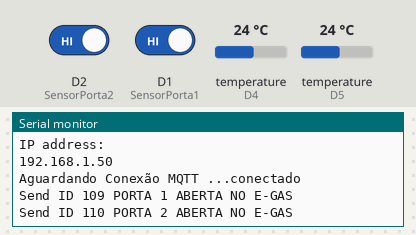
The sketch below on a simulated ESP8266 (NodeMCU). Parts: the last lines printed to the serial monitor. The inputs (shaded band) are chosen by the test bench; at power-on: D2 (SensorPorta2) HIGH, D1 (SensorPorta1) HIGH, temperature (sensors on D4, D5) 24 °C. WiFi joins after 1.5 s; servers stay silent unless stated; no MQTT or app messages arrive unless stated.

Above: at 2.7 s.
2.8 s: D2 (SensorPorta2) driven LOW
At 3.7 s:
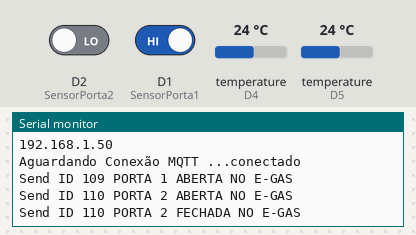
15.2 s: D1 (SensorPorta1) driven LOW
At 15.6 s:
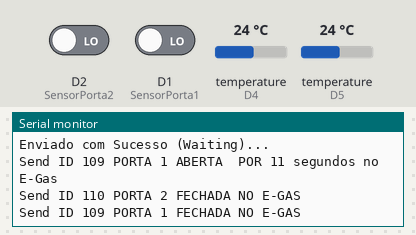

The sketch:

Arduino_v1.1.0_CAMARA_FRIA_3.ino
```cpp
#include <ESP8266WiFi.h>
#include <PubSubClient.h>
#include <OneWire.h>
#include <DallasTemperature.h>

#define ONE_WIRE_BUS_1 D4
#define ONE_WIRE_BUS_2 D5

OneWire oneWire1(ONE_WIRE_BUS_1);
OneWire oneWire2(ONE_WIRE_BUS_2);

DallasTemperature sensors1(&oneWire1);
DallasTemperature sensors2(&oneWire2);

const char* ssid = "SMART_DEVICE";
const char* password = "3012enesens@2018";
const char* mqtt_server = "www.e-gas.net.br";
//const char* mqtt_server = "192.168.15.50";


// Initialise the WiFi and MQTT Client objects
WiFiClient wifiClient_CamaraFria3;
PubSubClient client(wifiClient_CamaraFria3);

int SensorPorta1 = D1;
int SensorPorta2 = D2;

void setup() {
    Serial.begin(115200);
    pinMode (SensorPorta1, INPUT_PULLUP);
    pinMode (SensorPorta2, INPUT_PULLUP);


    // Seta o servidor MQTT
    client.setServer(mqtt_server, 1883);

    wifi_init();

    if (!client.connected())
    {
        reconnect();
    }
}

void loop() {
  {
    sendTemperatura1();
  }

  {
    sendTemperatura2();
  }

  {
    sendOpenClose1(String(digitalRead(SensorPorta1)));
  {

  }
    sendOpenClose2(String(digitalRead(SensorPorta2)));
  }
}
```

functions.ino
```cpp
void wifi_init() {

    delay(10);
    Serial.println();

    Serial.print("Connecting to ");
    Serial.println(ssid);

    WiFi.begin(ssid, password);

    while (WiFi.status() != WL_CONNECTED) {
        delay(500);
        Serial.print(".");
    }

    Serial.println("");
    Serial.println("WiFi connected");
    Serial.println("IP address: ");
    Serial.println(WiFi.localIP());
}

void reconnect() {
    // Loop até reconectar
    while (!client.connected()) {
        Serial.print("Aguardando Conexão MQTT ...");

        if (client.connect("Camara Fria 3")) {
            Serial.println("conectado");
        }
        else {
            Serial.print("Falha, rc=");
            Serial.print(client.state());
            Serial.println(" Tentando Novamente em 5 segundos...");

            delay(5000);
        }
    }
}
```

openCloseDoor1.ino
```cpp
const String OPEN1 = "1";
const String CLOSE1 = "0";
const long INTERVAL_SEND_TIME1 = 10000;

String STATIC1 = "";
long COUNT_TIMER1 = 0;
long DOOR_OPEN_COUNT_TIMER1 = 0;

const char* idTimer1 = "109";

void sendOpenClose1(String value) {
    String result = "";

    if(!(STATIC1 == value)) {

        if(value == CLOSE1) {

            if (!client.connected())
            {
                reconnect();
            }

            client.publish(idTimer1, String("0").c_str(), true);
            Serial.println("Send ID 109 PORTA 1 FECHADA NO E-GAS");

            DOOR_OPEN_COUNT_TIMER1 = millis();
        }
        else {
            if (!client.connected())
            {
                reconnect();
            }

            client.publish(idTimer1, String("100000").c_str(), true);
            Serial.println("Send ID 109 PORTA 1 ABERTA NO E-GAS");
        }
        COUNT_TIMER1 = millis();
    }
    else {

        if((millis() - COUNT_TIMER1) > INTERVAL_SEND_TIME1) {

            if(STATIC1 == OPEN1) {
                String timeOpenedLog = String( (millis() - DOOR_OPEN_COUNT_TIMER1) / 1000);
                Serial.println("Send ID 109 PORTA 1 ABERTA  POR " + timeOpenedLog  + " segundos no E-Gas");
                double timeOpened = (millis() - DOOR_OPEN_COUNT_TIMER1) * 100;

                if (!client.connected())
                {
                    reconnect();
                }
                //if(timeOpened > 0) {
                  client.publish(idTimer1, String(timeOpened).c_str(), true);
                //}
            }
            else {
                DOOR_OPEN_COUNT_TIMER1 = millis();
                if (!client.connected())
                {
                    reconnect();
                }
                client.publish(idTimer1, String("0").c_str(), true);

                Serial.println("Send ID 109 PORTA 1 FECHADA NO E-GAS");
            }
            COUNT_TIMER1 = millis();
        }

    }

    STATIC1 = value;
}
```

openCloseDoor2.ino
```cpp
const String OPEN2 = "1";
const String CLOSE2 = "0";
const long INTERVAL_SEND_TIME2 = 10000;

String STATIC2 = "";
long COUNT_TIMER2 = 0;
long DOOR_OPEN_COUNT_TIMER2 = 0;

const char* idTimer2 = "110";

void sendOpenClose2(String value) {
    String result = "";

    if(!(STATIC2 == value)) {

        if(value == CLOSE2) {

            if (!client.connected())
            {
                reconnect();
            }

            client.publish(idTimer2, String("0").c_str(), true);
            Serial.println("Send ID 110 PORTA 2 FECHADA NO E-GAS");

            DOOR_OPEN_COUNT_TIMER2 = millis();
        }
        else {
            if (!client.connected())
            {
                reconnect();
            }

            client.publish(idTimer2, String("100000").c_str(), true);
            Serial.println("Send ID 110 PORTA 2 ABERTA NO E-GAS");
        }
        COUNT_TIMER2 = millis();
    }
    else {

        if((millis() - COUNT_TIMER2) > INTERVAL_SEND_TIME2) {

            if(STATIC2 == OPEN2) {
                String timeOpenedLog = String( (millis() - DOOR_OPEN_COUNT_TIMER2) / 1000);
                Serial.println("Send ID 110 PORTA 2 ABERTA  POR " + timeOpenedLog  + " segundos no E-Gas");
                double timeOpened = (millis() - DOOR_OPEN_COUNT_TIMER2) * 100;

                if (!client.connected())
                {
                    reconnect();
                }
                //if(timeOpened > 0) {
                  client.publish(idTimer2, String(timeOpened).c_str(), true);
                //}
            }
            else {
                DOOR_OPEN_COUNT_TIMER2 = millis();
                if (!client.connected())
                {
                    reconnect();
                }
                client.publish(idTimer2, String("0").c_str(), true);

                Serial.println("Send ID 110 PORTA 2 FECHADA NO E-GAS");
            }
            COUNT_TIMER2 = millis();
        }

    }

    STATIC2 = value;
}
```

temperatura1.ino
```cpp
const char* idTemperatura1 = "111";
long ultimoEnvioTemperatura1 = 0;
const long INTERVAL_SEND_TIME3 = 10000;
void sendTemperatura1()
{
    if (!client.connected())
    {
        reconnect();
    }

    long now = millis();

    if (now - ultimoEnvioTemperatura1 > INTERVAL_SEND_TIME3)
    {
        ultimoEnvioTemperatura1 = now;

        sensors1.setResolution(12);
        sensors1.requestTemperatures();
        float temperatura1 = sensors1.getTempCByIndex(0)*100000;

        Serial.println("Send ID 111 Temperatura 1 ao E-gas :: " + String(temperatura1));
        client.publish((idTemperatura1), String(temperatura1).c_str(), true);

        Serial.println("Enviado com Sucesso (Waiting)...");
    }
}
```

temperatura2.ino
```cpp
const char* idTemperatura2 = "112";
long ultimoEnvioTemperatura2 = 0;
const long INTERVAL_SEND_TIME4 = 10000;
void sendTemperatura2()
{
    if (!client.connected())
    {
        reconnect();
    }

    long now = millis();

    if (now - ultimoEnvioTemperatura2 > INTERVAL_SEND_TIME4)
    {
        ultimoEnvioTemperatura2 = now;

        sensors2.setResolution(12);
        sensors2.requestTemperatures();
        float temperatura2 = sensors2.getTempCByIndex(0)*100000;

        Serial.println("Send ID 112 Temperatura 2 ao E-gas :: " + String(temperatura2));
        client.publish((idTemperatura2), String(temperatura2).c_str(), true);

        Serial.println("Enviado com Sucesso (Waiting)...");
    }
}
```

Measured:
- after the input at 2.8 s, the serial monitor: prints a new line at once (image 1)
- after the input at 15.2 s, the serial monitor: prints a new line at once (image 2)
